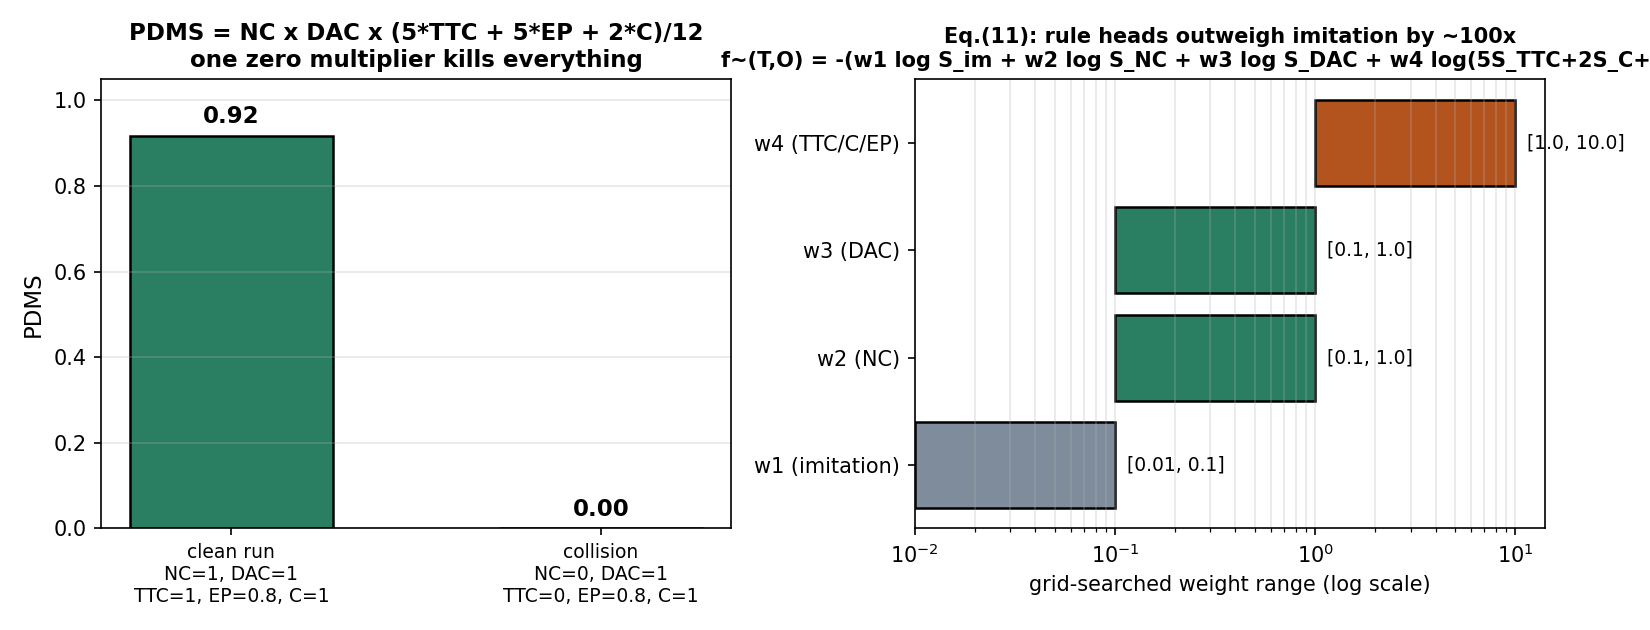

The script that saved this image:
import matplotlib
matplotlib.use("Agg")
import matplotlib.pyplot as plt
import numpy as np

plt.rcParams["font.family"] = "DejaVu Sans"
plt.rcParams["axes.unicode_minus"] = False

fig, axes = plt.subplots(1, 2, figsize=(11, 4.2))

# ---- Panel A: PDMS multiplier collapse ----
# PDMS = NC * DAC * (5*TTC + 5*EP + 2*C) / 12
ax = axes[0]
scenarios = ["clean run\nNC=1, DAC=1\nTTC=1, EP=0.8, C=1", "collision\nNC=0, DAC=1\nTTC=0, EP=0.8, C=1"]
pdms = [1*1*(5*1+5*0.8+2*1)/12, 0*1*(5*0+5*0.8+2*1)/12]
colors = ["#2a7f62", "#c0392b"]
bars = ax.bar([0, 1], pdms, color=colors, width=0.55, edgecolor="black", linewidth=1.2)
ax.set_xticks([0, 1])
ax.set_xticklabels(scenarios, fontsize=9)
ax.set_ylabel("PDMS", fontsize=11)
ax.set_ylim(0, 1.05)
ax.set_title("PDMS = NC x DAC x (5*TTC + 5*EP + 2*C)/12\none zero multiplier kills everything", fontsize=11, fontweight="bold")
for b, v in zip(bars, pdms):
    ax.text(b.get_x() + b.get_width()/2, v + 0.03, f"{v:.2f}", ha="center", fontsize=11, fontweight="bold")
ax.grid(axis="y", alpha=0.3)

# ---- Panel B: inference weight ranges (Eq. 11) ----
ax = axes[1]
labels = ["w1 (imitation)", "w2 (NC)", "w3 (DAC)", "w4 (TTC/C/EP)"]
lo = [0.01, 0.1, 0.1, 1.0]
hi = [0.1, 1.0, 1.0, 10.0]
y = np.arange(len(labels))
widths = [h - l for l, h in zip(lo, hi)]
bars = ax.barh(y, widths, left=lo, color=["#7f8c9b", "#2a7f62", "#2a7f62", "#b3541e"],
               edgecolor="black", linewidth=1.2)
ax.set_xscale("log")
ax.set_yticks(y)
ax.set_yticklabels(labels, fontsize=10)
ax.set_xlabel("grid-searched weight range (log scale)", fontsize=10)
ax.set_title("Eq.(11): rule heads outweigh imitation by ~100x\nf~(T,O) = -(w1 log S_im + w2 log S_NC + w3 log S_DAC + w4 log(5S_TTC+2S_C+5S_EP))",
             fontsize=10, fontweight="bold")
ax.grid(axis="x", alpha=0.3, which="both")
for yy, l, h in zip(y, lo, hi):
    ax.text(h * 1.15, yy, f"[{l}, {h}]", va="center", fontsize=9)

fig.tight_layout()
fig.savefig("/home/hatch/workspace/your_files/paper-xray-40/e2e-mainstream/hydra-mdp-xray/fig-pdms.png", dpi=150)
print("saved")
